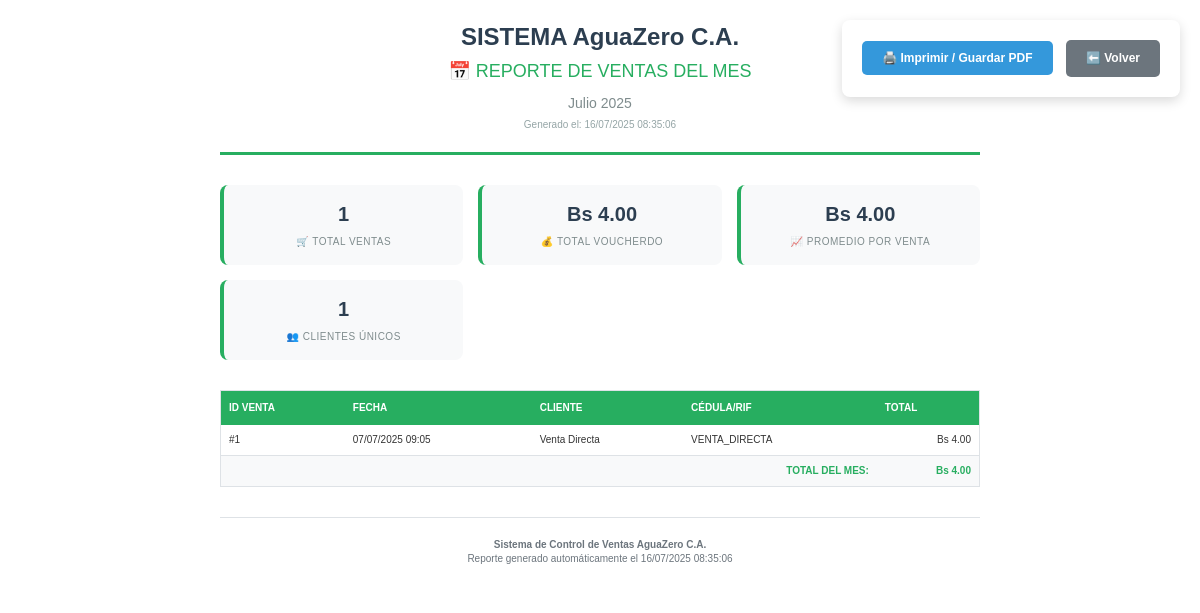
Page /index.php?action=invoice&method=salesMonthReport&month=07&year=2025 (signed in) on the committed database.
### tables this page shows
CREATE TABLE `venta` (
  `id_venta` int(11) NOT NULL AUTO_INCREMENT,
  `Cedula_Rif` varchar(15) NOT NULL,
  `Total` decimal(10,2) NOT NULL,
  `Fecha_Emision` timestamp NOT NULL DEFAULT current_timestamp(),
  `Estado` enum('Completada','Cancelada','Pendiente') DEFAULT 'Completada',
  `No_Control` varchar(50) DEFAULT NULL,
  PRIMARY KEY (`id_venta`),
  KEY `idx_fecha` (`Fecha_Emision`),
  KEY `idx_cliente` (`Cedula_Rif`),
  KEY `idx_total` (`Total`),
  KEY `idx_venta_fecha_cliente` (`Fecha_Emision`,`Cedula_Rif`),
  CONSTRAINT `venta_ibfk_1` FOREIGN KEY (`Cedula_Rif`) REFERENCES `cliente` (`Cedula_Rif`) ON UPDATE CASCADE
);

CREATE TABLE `cliente` (
  `Cedula_Rif` varchar(15) NOT NULL,
  `Nombre` varchar(50) NOT NULL,
  `Apellido` varchar(50) DEFAULT NULL,
  `Telefono` varchar(15) DEFAULT NULL,
  `Direccion` text DEFAULT NULL,
  `Correo` varchar(100) DEFAULT NULL,
  `Fecha_Registro` timestamp NOT NULL DEFAULT current_timestamp(),
  `Estado` enum('Activo','Inactivo') DEFAULT 'Activo',
  PRIMARY KEY (`Cedula_Rif`),
  KEY `idx_nombre` (`Nombre`),
  KEY `idx_telefono` (`Telefono`)
);

### controllers/InvoiceController.php (called while the page is built, shortened)
<?php
class InvoiceController {
    public function salesMonthReport() {
        $month = isset($_GET['month']) ? $_GET['month'] : date('m');
        $year = isset($_GET['year']) ? $_GET['year'] : date('Y');
        $database = new Database();
        $db = $database->getConnection();
        $query = "SELECT v.*, c.Nombre, c.Apellido
                  FROM Venta v
                  JOIN Cliente c ON v.Cedula_Rif = c.Cedula_Rif
                  WHERE MONTH(v.Fecha_Emision) = :month
                  AND YEAR(v.Fecha_Emision) = :year
                  ORDER BY v.Fecha_Emision DESC";
        $stmt = $db->prepare($query);
        $stmt->bindParam(':month', $month);
        $stmt->bindParam(':year', $year);
        $stmt->execute();
        $sales = $stmt->fetchAll(PDO::FETCH_ASSOC);
        $total = array_sum(array_column($sales, 'Total'));
        $totalSales = count($sales);
        $meses = [
            '01' => 'Enero', '02' => 'Febrero', '03' => 'Marzo', '04' => 'Abril',
            '05' => 'Mayo', '06' => 'Junio', '07' => 'Julio', '08' => 'Agosto',
            '09' => 'Septiembre', '10' => 'Octubre', '11' => 'Noviembre', '12' => 'Diciembre'
        ];
        require_once 'views/invoices/sales_month_report.php';
    }
}
?>

### views/invoices/sales_month_report.php (the view, shortened to what this page needs)
<!DOCTYPE html>
<html lang="es">
<head>
</head>
<body>
    <div class="no-print">
        <button onclick="window.print()" class="btn btn-primary">🖨️ Imprimir / Guardar PDF</button>
        <a href="index.php?action=reportes&method=salesMonth" class="btn btn-secondary">⬅️ Volver</a>
    </div>
    <div class="report-container">
        <div class="report-header">
            <div class="company-name">SISTEMA AguaZero C.A.</div>
            <div class="report-title">📅 REPORTE DE VENTAS DEL MES</div>
            <div class="report-period"><?php echo $meses[$month]; ?> <?php echo $year; ?></div>
            <div class="report-date">Generado el: <?php echo date('d/m/Y H:i:s'); ?></div>
        </div>
        <div class="stats-grid">
            <div class="stat-card">
                <span class="stat-number"><?php echo $totalSales; ?></span>
                <span class="stat-label">🛒 Total Ventas</span>
            </div>
            <div class="stat-card">
                <span class="stat-number">Bs <?php echo number_format($total, 2); ?></span>
                <span class="stat-label">💰 Total VOUCHERdo</span>
            </div>
            <div class="stat-card">
                <span class="stat-number">Bs <?php echo $totalSales > 0 ? number_format($total / $totalSales, 2) : '0.00'; ?></span>
                <span class="stat-label">📈 Promedio por Venta</span>
            </div>
            <div class="stat-card">
                <span class="stat-number"><?php echo count(array_unique(array_column($sales, 'Cedula_Rif'))); ?></span>
                <span class="stat-label">👥 Clientes Únicos</span>
            </div>
        </div>
        <?php if (!empty($sales)): ?>
        <table class="data-table">
            <thead>
                <tr>
                    <th>ID Venta</th>
                    <th>Fecha</th>
                    <th>Cliente</th>
                    <th>Cédula/RIF</th>
                    <th class="text-right">Total</th>
                </tr>
            </thead>
            <tbody>
                <?php foreach ($sales as $sale): ?>
                <tr>
                    <td>#<?php echo $sale['id_venta']; ?></td>
                    <td><?php echo date('d/m/Y H:i', strtotime($sale['Fecha_Emision'])); ?></td>
                    <td><?php echo htmlspecialchars($sale['Nombre'] . ' ' . $sale['Apellido']); ?></td>
                    <td><?php echo htmlspecialchars($sale['Cedula_Rif']); ?></td>
                    <td class="text-right">Bs <?php echo number_format($sale['Total'], 2); ?></td>
                </tr>
                <?php endforeach; ?>
                <tr class="total-row">
                    <td colspan="4" class="text-right"><strong>TOTAL DEL MES:</strong></td>
                    <td class="text-right"><strong>Bs <?php echo number_format($total, 2); ?></strong></td>
                </tr>
            </tbody>
        </table>
        <?php endif; ?>
        <div class="footer">
            <p><strong>Sistema de Control de Ventas AguaZero C.A.</strong></p>
            <p>Reporte generado automáticamente el <?php echo date('d/m/Y H:i:s'); ?></p>
        </div>
    </div>
</body>
</html>

### views/invoices/sales_month_report.php (style rules this page uses)
* { margin: 0; padding: 0; box-sizing: border-box; }
body { font-family: 'Arial', sans-serif; font-size: 12px; line-height: 1.4; color: #333; background: white; }
.report-container { max-width: 800px; margin: 0 auto; padding: 20px; background: white; }
.report-header { text-align: center; margin-bottom: 30px; padding-bottom: 20px; border-bottom: 3px solid #27ae60; }
.company-name { font-size: 24px; font-weight: bold; color: #2c3e50; margin-bottom: 5px; }
.report-title { font-size: 18px; color: #27ae60; margin-bottom: 10px; }
.report-period { font-size: 14px; color: #7f8c8d; margin-bottom: 5px; }
.report-date { font-size: 10px; color: #95a5a6; }
.stats-grid { display: grid; grid-template-columns: repeat(auto-fit, minmax(180px, 1fr)); gap: 15px; margin-bottom: 30px; }
.stat-card { background: #f8f9fa; padding: 15px; border-radius: 8px; text-align: center; border-left: 4px solid #27ae60; }
.stat-number { font-size: 20px; font-weight: bold; color: #2c3e50; display: block; margin-bottom: 5px; }
.stat-label { font-size: 10px; color: #7f8c8d; text-transform: uppercase; letter-spacing: 0.5px; }
.data-table { width: 100%; border-collapse: collapse; margin-bottom: 30px; border: 1px solid #dee2e6; }
.data-table th { background: #27ae60; color: white; padding: 10px 8px; text-align: left; font-size: 10px; font-weight: bold; text-transform: uppercase; }
.data-table td { padding: 8px; border-bottom: 1px solid #dee2e6; font-size: 10px; }
.data-table tr:nth-child(even) { background: #f8f9fa; }
.data-table .total-row { background: #e8f5e8; font-weight: bold; color: #27ae60; }
.text-right { text-align: right; }
.no-print { position: fixed; top: 20px; right: 20px; z-index: 1000; background: white; padding: 15px; border-radius: 8px; box-shadow: 0 4px 12px rgba(0,0,0,0.15); }
.btn { display: inline-block; padding: 10px 20px; margin: 5px; border: none; border-radius: 5px; text-decoration: none; font-size: 12px; font-weight: bold; cursor: pointer; transition: all 0.3s ease; }
.btn-primary { background: #3498db; color: white; }
.btn-secondary { background: #6c757d; color: white; }
.footer { text-align: center; padding-top: 20px; border-top: 1px solid #dee2e6; font-size: 10px; color: #6c757d; }

### rows in the picture
venta: id_venta "1", Fecha_Emision "07/07/2025 09:05", Cedula_Rif.Apellido "Venta Directa", Cedula_Rif "VENTA_DIRECTA", Total "4.00"

### other values in the picture
$meses[$month] "Julio"
$year "2025"
$totalSales "1"
$total "4.00"
$total / $totalSales "4.00"
count(array_unique(array_column($sales, 'Cedula_Rif'))) "1"
